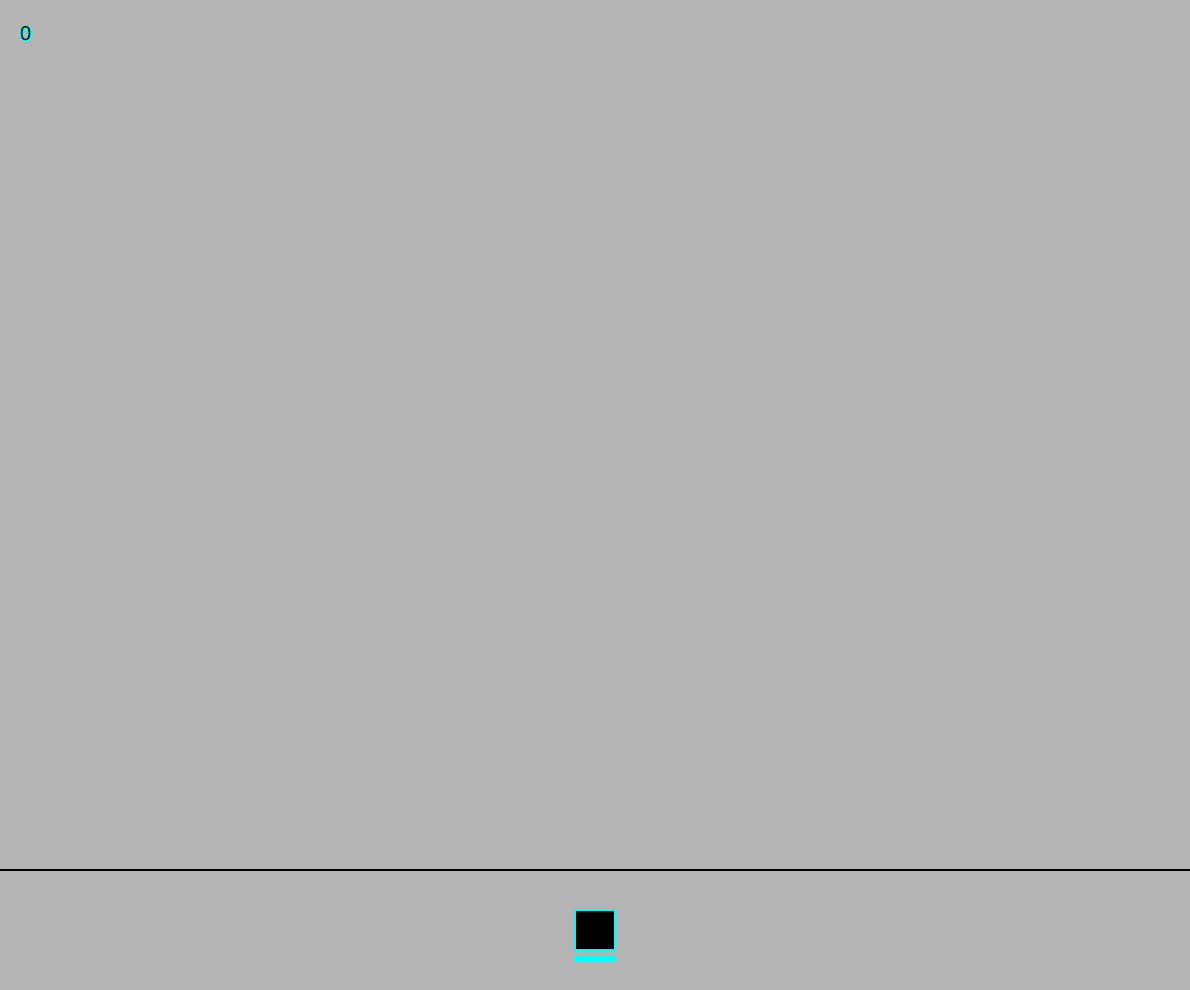
Frame 1 (no input)
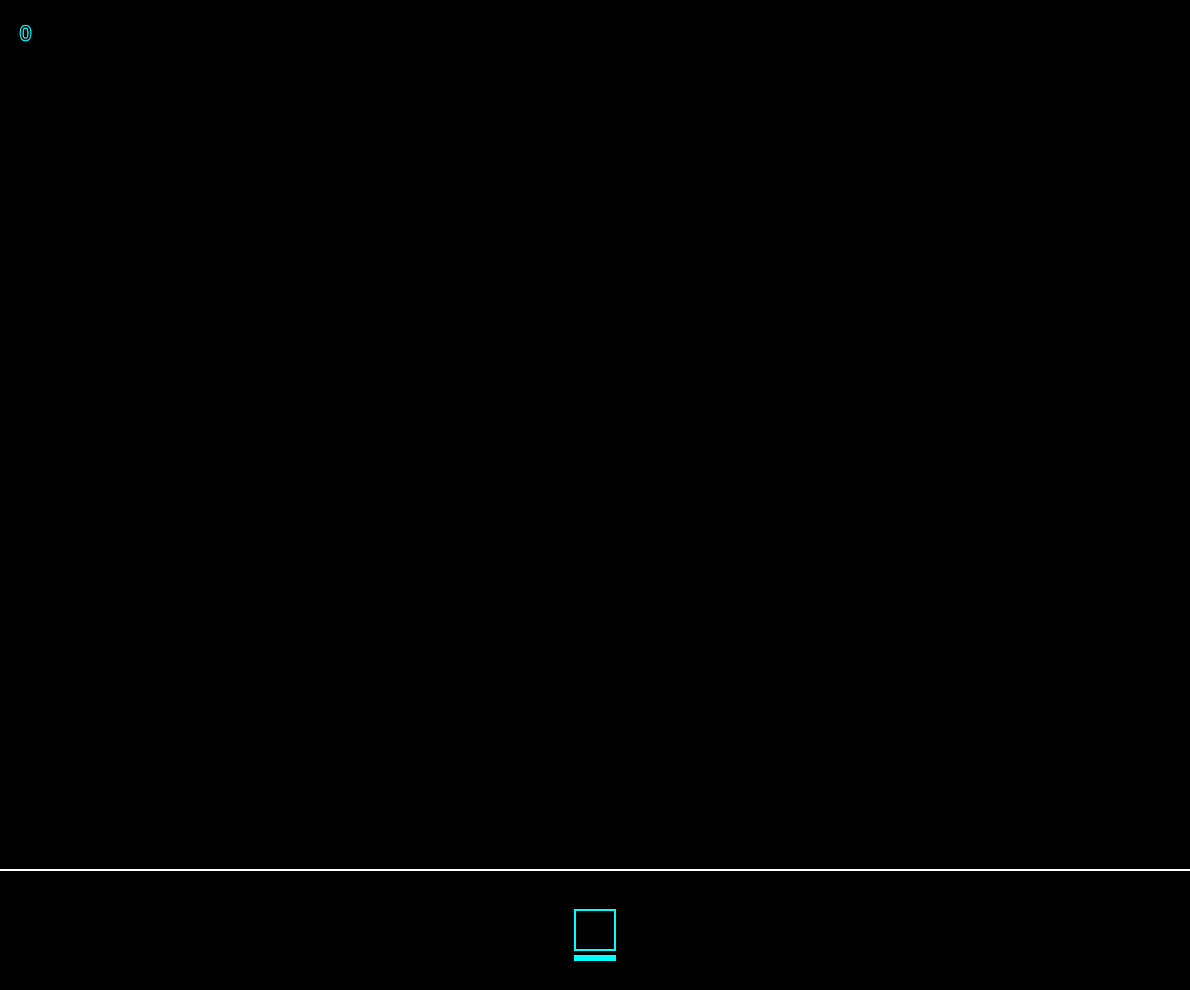
Frame 60 (no input)
Frame 120 (the mouse pressed at the canvas centre since frame 60): identical to frame 60, image omitted

The p5.js sketch that drew these frames (run headless with seeded random() and noise() and a simulated clock; from frame 60 on, the mouse is pressed at the canvas centre):

// p5.js sketch
// ── sketch.js
let world;
const getWorld = () => {
  return world;
};
function setup() {
  let [w, h] = [window.innerWidth - 10, window.innerHeight - 10];
  createCanvas(w, h);
  strokeWeight(2);
  textSize(20);
  window.focus();
  window.addEventListener("resize", (e) => {
    [w, h] = [window.innerWidth - 10, window.innerHeight - 10];
    resizeCanvas(w, h);
  });
  world = new World();
  world.start();
  console.log(world);
  world.on("death", () => {
    world.stop();
  });
  world.on("focus", () => {
    loop();
  });
  world.on("blur", () => {
    noLoop();
  });
}

function draw() {
  background(0, 0, 0, 75);
  noFill();
  line(0, height - 120, width, height - 120);
  world.next();
  world.show();
  if (frameCount % 200 === 0 && !world.paused && world.focused) {
    world.addOpponent(Math.floor(frameCount / 1000) + 1);
  }
}

// ── bullet.js
class Bullet {
  constructor(rocket, damage = 1) {
    this.rocket = rocket;
    this.damage = damage;
    this.size = 8;
    this.pos = posBullet(rocket, this.size);
    this.color = rocket.isOpponent ? "red" : "#fff";
    this.isPlaying = true;
  }
  posFrom() {
    return posFrom(this.pos, this.size);
  }
  show() {
    stroke(this.color);
    fill("black");
    rect(this.posFrom().x, this.posFrom().y, this.size, this.size);
    stroke("white");
  }
  next() {
    this.pos.y += this.size * this.rocket.bulletDir;
  }
  isOutOfRange() {
    return this.posFrom().y <= 0 || this.posFrom().y >= height;
  }
  isHittingOpponent() {
    const opponents = this.rocket.getOpponents();
    for (const opponent of opponents) {
      const isOnLeftOfOpponent =
        this.posFrom().x + this.size < opponent.posFrom().x;
      const isOnRightOfOpponent =
        this.posFrom().x > opponent.posFrom().x + opponent.size;
      const isInLine = !isOnLeftOfOpponent && !isOnRightOfOpponent;
      if (isInLine) {
        let isHitting = false;
        if (this.rocket.bulletDir === -1) {
          isHitting = this.posFrom().y < opponent.posFrom().y + opponent.size;
        } else {
          isHitting = this.posFrom().y + this.size > opponent.posFrom().y;
        }
        return isHitting ? opponent : false;
      }
    }
    return false;
  }
}

const posBullet = (rocket, bulletSize) => {
  const { size, bulletDir, pos } = rocket;
  return createVector(
    pos.x,
    pos.y + (size * bulletDir) / 2 + bulletSize * bulletDir * 2
  );
};

// ── rocket.js
class Rocket {
  constructor(
    world,
    pos,
    speed = 90,
    isOpponent = false,
    hp = 20 // health
  ) {
    this.world = world;
    this.color = color(colorForRocket(isOpponent));
    this.size = 40;
    this.pos = pos || createVector(width / 2, height - 60);
    this.bulletDir = bulletDirectionForRocket(isOpponent);
    this.direction = 0;
    this.isShooting = false;
    this.fireRate = 100 - speed; // fireRate goes from 1 to 100
    this.isOpponent = isOpponent;
    this.hp = hp;
    this.maxHp = hp;
  }
  stop() {
    if (this.isOpponent) {
      this.world.opponents.delete(this);
    } else {
      this.world.emitEvent("death");
    }
  }
  getOpponents() {
    return getOpponentsForRocket(this.isOpponent, this.world);
  }
  damage(damage = 1) {
    this.hp -= damage;
    if (this.hp < 0) {
      throw new Error("Emotional damagee??");
    }
    if (this.hp === 0) {
      this.stop();
    }
  }
  instantKill() {
    this.damage(this.hp);
  }
  next() {
    this.move();
    if (this.isOpponent) {
      if (frameCount % 2 === 0) {
        this.moveForward();
      }
    }
    if (
      (this.isShooting || this.isOpponent) &&
      frameCount % this.fireRate === 0
    ) {
      this.shoot();
    }
  }
  moveForward(speed = 1) {
    this.pos.y += speed;
  }
  setIsShooting(newIsShooting) {
    this.isShooting = newIsShooting;
  }
  isOutOfRange() {
    return this.posFrom().y + this.size >= height - 120;
  }
  show() {
    stroke(this.color);
    fill("#000");
    rect(this.posFrom().x, this.posFrom().y, this.size, this.size);
    stroke("white");
  }
  showHp() {
    const y = hpHeightForRocket(this);
    noFill();
    rect(this.posFrom().x, y, this.size, 4);
    fill(this.color);
    stroke(this.color);
    rect(this.posFrom().x, y, (this.hp / this.maxHp) * this.size, 4);
    noFill();
    stroke("white");
  }
  shoot() {
    this.world.addBullet(this);
  }
  posFrom() {
    return posFrom(this.pos, this.size);
  }
  moveLeft() {
    const finalPos = this.pos.x - 5;
    if (finalPos > this.size) {
      this.pos.x = finalPos;
    }
  }
  moveRight() {
    const finalPos = this.pos.x + 5;
    if (finalPos < width - this.size) {
      this.pos.x = finalPos;
    }
  }
  move() {
    // direction = [-1, 0, 1] => [L, stop, R];
    if (this.direction === -1) {
      this.moveLeft();
    } else if (this.direction === 1) {
      this.moveRight();
    }
  }
}

const createOpponentOptions = (world, lvl = 1) => {
  const pos = opponentRandomPos();
  const color = "#ff3333";
  const speed = 20;
  const hp = lvl + 1;
  return [world, pos, speed, true, hp];
};

const colorForRocket = (isOpponent) => {
  return isOpponent ? "#ff0000" : "#00ffff";
};

const bulletDirectionForRocket = (isOpponent) => {
  return isOpponent ? 1 : -1;
};

const getOpponentsForRocket = (isOpponent, world) => {
  return isOpponent ? [world.player] : world.opponents;
};

const hpHeightForRocket = (rocket) => {
  return rocket.pos.y - 4 - rocket.bulletDir * rocket.size * 0.75;
};

// ── utils.js
const posFrom = (pos, size) => {
  return createVector(pos.x - size / 2, pos.y - size / 2);
};

const opponentRandomPos = () => {
  const x = random(40, width - 40);
  return createVector(x, 40);
};

const getKeyDownHandler = (player) => {
  return (e) => {
    const { key } = e;
    if (key === "ArrowLeft") {
      player.direction = -1;
    } else if (key === "ArrowRight") {
      player.direction = 1;
    }
    if (key === " ") {
      player.setIsShooting(true);
    }
  };
};

const getKeyUpHandler = (player) => {
  return (e) => {
    const { key } = e;
    if (key === "ArrowRight" && player.direction === 1) {
      player.direction = 0;
    } else if (key === "ArrowLeft" && player.direction === -1) {
      player.direction = 0;
    }
    if (key === " ") {
      player.setIsShooting(false);
    }
  };
};

const getOnFocusHandler = (world) => {
  return () => {
    world.focused = true;
    world.emitEvent("focus");
  };
};

const getOnBlurHandler = (world) => {
  return () => {
    world.focused = false;
    world.emitEvent("blur");
  };
};

// ── world.js
class World {
  constructor() {
    this.player = new Rocket(this);
    this.opponents = new Set();
    this.bullets = new Set();
    this.paused = true;
    this.events = new Map();
    this.score = 0;
    this.focused = document.hasFocus();
  }
  start() {
    this.paused = false;
    this.setupInteraction();
    print("small bang!");
    print(this.player);
  }
  stop() {
    this.paused = true;
  }
  next() {
    if (!this.paused && this.focused) {
      this.player.next();
      this.opponents.forEach((opponent) => {
        opponent.next();
        if (opponent.isOutOfRange()) {
          this.player.instantKill();
        }
      });
      this.bullets.forEach((bullet) => {
        bullet.next();
        if (bullet.isOutOfRange()) {
          this.bullets.delete(bullet);
        } else {
          const hittingOpponent = bullet.isHittingOpponent();
          if (hittingOpponent) {
            hittingOpponent.damage(bullet.damage);
            this.bullets.delete(bullet);
            if (
              hittingOpponent.isOpponent &&
              !this.opponents.has(hittingOpponent)
            ) {
              this.score += 1;
              print(this.score);
            }
          }
        }
      });
    }
  }
  show() {
    this.player.show();
    this.player.showHp();
    this.showScore();
    this.opponents.forEach((opponent) => {
      opponent.show();
      opponent.showHp();
    });
    this.bullets.forEach((bullet) => {
      bullet.show();
    });
  }
  on(name, listener) {
    this.events.set(name, listener);
  }
  emitEvent(name) {
    const listener = this.events.get(name);
    if (listener) {
      return listener();
    } else {
      throw new Error("event listener not added");
    }
  }
  addOpponent(lvl = 1) {
    const opponentOptions = createOpponentOptions(this, lvl);
    const opponent = new Rocket(...opponentOptions);
    this.opponents.add(opponent);
    return opponent;
  }
  addBullet(rocket) {
    const bullet = new Bullet(rocket);
    this.bullets.add(bullet);
  }
  setupInteraction() {
    // add keyboard events
    window.addEventListener("keydown", getKeyDownHandler(this.player));
    window.addEventListener("keyup", getKeyUpHandler(this.player));
    window.addEventListener("focus", getOnFocusHandler(this));
    window.addEventListener("blur", getOnBlurHandler(this));
  }
  showScore() {
    stroke(this.player.color);
    fill("#000");
    text(this.score, 20, 40);
    stroke("#fff");
    noFill();
  }
}

/*  event names
 *  ["death", "focus", "blur"]
 */
